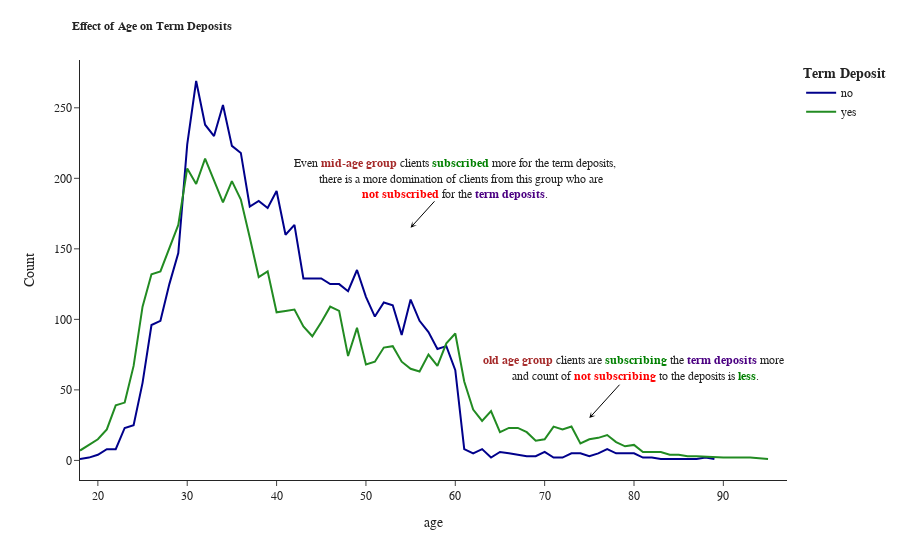

Here is the notebook cell this chart was saved with:
### Code cell
fig=px.line(df.groupby(['age','deposit'],as_index=False)['job'].count().rename(columns={'job':'Count'}),x='age',y='Count',color='deposit',template='simple_white',color_discrete_sequence=['DarkBlue','ForestGreen'])
fig.update_layout(title_x=0.08,font_family="Times New Roman",legend_title_text="<b>Term Deposit",title_text='<b style="font-family: Times New Roman; font-size:1.3vw">Effect of Age on Term Deposits')
fig.add_annotation(
  x=55,  # arrows' head
  y=165,  # arrows' head
  ax=60,  # arrows' tail
  ay=200,  # arrows' tail
  xref='x',
  yref='y',
  axref='x',
  ayref='y',
  text='Even <b style="color: Brown;">mid-age group</b> clients <b style="color: green;">subscribed</b> more for the term deposits,<br>     there is a more domination of clients from this group who are <br><b style="color: red;">not subscribed</b> for the <b style="color: Indigo;">term deposits</b>.',  # if you want only the arrow
  showarrow=True,
  arrowhead=3,
  arrowsize=1,
  arrowwidth=1,
  arrowcolor='black'
)
fig.add_annotation(
  x=75,  # arrows' head
  y=30,  # arrows' head
  ax=80,  # arrows' tail
  ay=65,  # arrows' tail
  xref='x',
  yref='y',
  axref='x',
  ayref='y',
  text='<b style="color: Brown;">old age group</b> clients are <b style="color: Green;">subscribing</b> the <b style="color: Indigo;">term deposits</b> more<br> and count of <b style="color: red;">not subscribing</b> to the deposits is <b style="color: Green;">less</b>.',  # if you want only the arrow
  showarrow=True,
  arrowhead=3,
  arrowsize=1,
  arrowwidth=1,
  arrowcolor='black'
)
fig.show(renderder='colab')

### Figure 1 — Plotly figure (JSON) as saved in the notebook; plotly's stock layout.template omitted (floating-point values rounded to 4 significant figures)
{"data": [{"hovertemplate": "deposit=no<br>age=%{x}<br>Count=%{y}<extra></extra>", "legendgroup": "no", "line": {"color": "DarkBlue", "dash": "solid"}, "marker": {"symbol": "circle"}, "mode": "lines", "name": "no", "orientation": "v", "showlegend": true, "x": [18, 19, 20, 21, 22, 23, 24, 25, 26, 27, 28, 29, 30, 31, 32, 33, 34, 35, 36, 37, 38, 39, 40, 41, 42, 43, 44, 45, 46, 47, 48, 49, 50, 51, 52, 53, 54, 55, 56, 57, 58, 59, 60, 61, 62, 63, 64, 65, 66, 67, 68, 69, 70, 71, 72, 73, 74, 75, 76, 77, 78, 80, 81, 82, 83, 85, 86, 87, 88, 89], "xaxis": "x", "y": [1, 2, 4, 8, 8, 23, 25, 55, 96, 99, 125, 147, 224, 269, 238, 230, 252, 223, 218, 180, 184, 179, 191, 160, 167, 129, 129, 129, 125, 125, 120, 135, 116, 102, 112, 110, 89, 114, 99, 91, 79, 81, 64, 8, 5, 8, 2, 6, 5, 4, 3, 3, 6, 2, 2, 5, 5, 3, 5, 8, 5, 5, 2, 2, 1, 1, 1, 1, 2, 1], "yaxis": "y", "type": "scatter"}, {"hovertemplate": "deposit=yes<br>age=%{x}<br>Count=%{y}<extra></extra>", "legendgroup": "yes", "line": {"color": "ForestGreen", "dash": "solid"}, "marker": {"symbol": "circle"}, "mode": "lines", "name": "yes", "orientation": "v", "showlegend": true, "x": [18, 19, 20, 21, 22, 23, 24, 25, 26, 27, 28, 29, 30, 31, 32, 33, 34, 35, 36, 37, 38, 39, 40, 41, 42, 43, 44, 45, 46, 47, 48, 49, 50, 51, 52, 53, 54, 55, 56, 57, 58, 59, 60, 61, 62, 63, 64, 65, 66, 67, 68, 69, 70, 71, 72, 73, 74, 75, 76, 77, 78, 79, 80, 81, 82, 83, 84, 85, 86, 87, 90, 92, 93, 95], "xaxis": "x", "y": [7, 11, 15, 22, 39, 41, 67, 109, 132, 134, 151, 167, 207, 196, 214, 199, 183, 198, 185, 158, 130, 134, 105, 106, 107, 95, 88, 98, 109, 106, 74, 94, 68, 70, 80, 81, 70, 65, 63, 75, 67, 83, 90, 56, 36, 28, 35, 20, 23, 23, 20, 14, 15, 24, 22, 24, 12, 15, 16, 18, 13, 10, 11, 6, 6, 6, 4, 4, 3, 3, 2, 2, 2, 1], "yaxis": "y", "type": "scatter"}], "layout": {"xaxis": {"anchor": "y", "domain": [0, 1], "title": {"text": "age"}}, "yaxis": {"anchor": "x", "domain": [0, 1], "title": {"text": "Count"}}, "legend": {"title": {"text": "<b>Term Deposit"}, "tracegroupgap": 0}, "margin": {"t": 60}, "title": {"x": 0.08, "text": "<b style=\"font-family: Times New Roman; font-size:1.3vw\">Effect of Age on Term Deposits"}, "font": {"family": "Times New Roman"}, "annotations": [{"arrowcolor": "black", "arrowhead": 3, "arrowsize": 1, "arrowwidth": 1, "ax": 60, "axref": "x", "ay": 200, "ayref": "y", "showarrow": true, "text": "Even <b style=\"color: Brown;\">mid-age group</b> clients <b style=\"color: green;\">subscribed</b> more for the term deposits,<br>     there is a more domination of clients from this group who are <br><b style=\"color: red;\">not subscribed</b> for the <b style=\"color: Indigo;\">term deposits</b>.", "x": 55, "xref": "x", "y": 165, "yref": "y"}, {"arrowcolor": "black", "arrowhead": 3, "arrowsize": 1, "arrowwidth": 1, "ax": 80, "axref": "x", "ay": 65, "ayref": "y", "showarrow": true, "text": "<b style=\"color: Brown;\">old age group</b> clients are <b style=\"color: Green;\">subscribing</b> the <b style=\"color: Indigo;\">term deposits</b> more<br> and count of <b style=\"color: red;\">not subscribing</b> to the deposits is <b style=\"color: Green;\">less</b>.", "x": 75, "xref": "x", "y": 30, "yref": "y"}]}}
